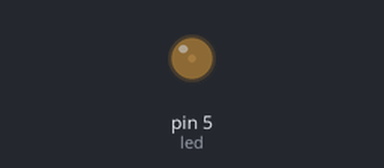
The sketch below on a simulated Arduino Uno, built with avr-gcc and run on an emulated ATmega328P. Parts: output pins drawn as LEDs (lit = HIGH).

Above: at 0.05 s.
At 0.3 s:
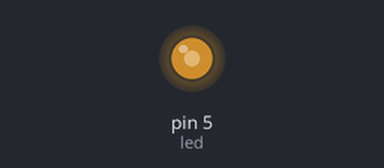
At 0.45 s:
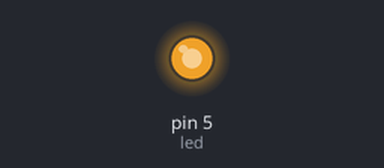
At 0.85 s:
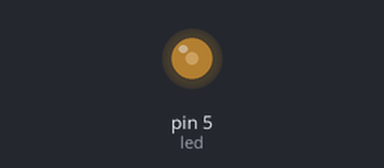
Timing chart, 0 to 3.0 s (numbered marks = the images above):
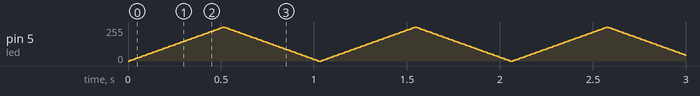

The sketch:

User_Program1_4.ino
```cpp
/*Software 1073 Arduino BoeBots
User Program
Method stubs are pre-made. add your own code to complete the challenge!

Program Task: Fade in and out the led on pin 5 using 2 for loops
Feel free to view the example program within the same folder if you need help!
*/
int led = 5;
int changeDelay = 10;
void setup(){
  pinMode (led, OUTPUT);
}

void loop(){
  for(int i = 0; i < 255; i += 5){
    analogWrite (led, i);
    delay (changeDelay);
  }
  for(int i = 255; i >= 0; i -= 5){
    analogWrite (led, i);
    delay (changeDelay);
  }
}
```
